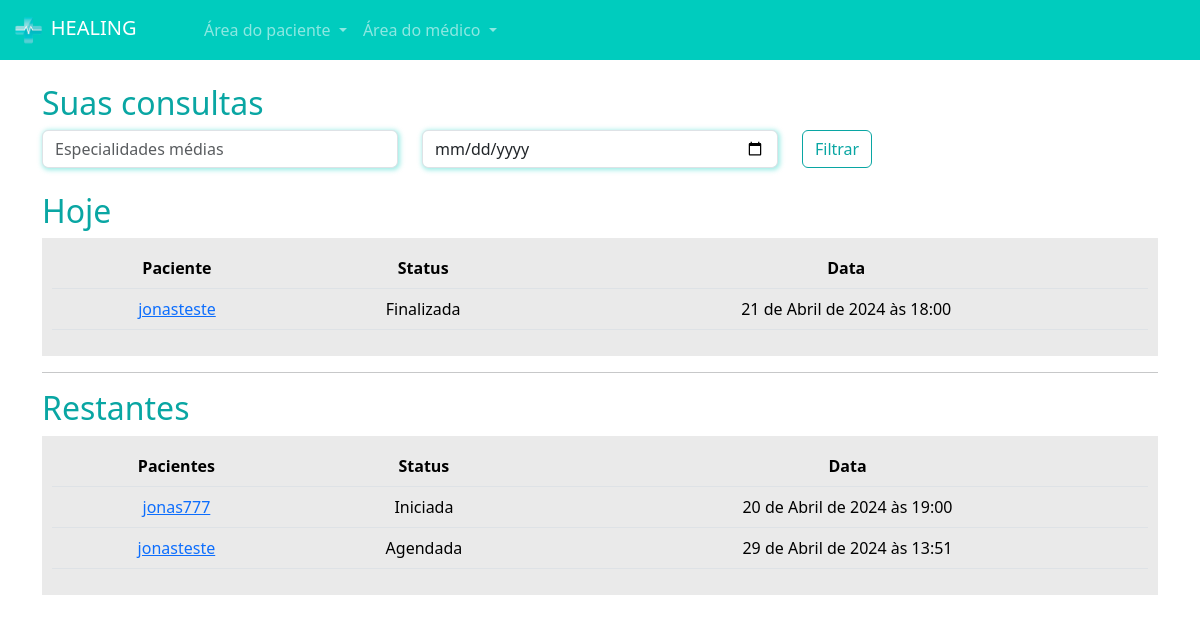
Screenshot of /medico/consultas_medico/ (signed in) with the database file from the repository.
### paciente/models.py (models this page shows, shortened)
class Consulta(models.Model):
    status_choices = (
        ('A', 'Agendada'),
        ('F', 'Finalizada'),
        ('C', 'Cancelada'),
        ('I', 'Iniciada'),
    )
    paciente = models.ForeignKey(User, on_delete=models.DO_NOTHING)
    data_aberta = models.ForeignKey(DatasAbertas, on_delete=models.DO_NOTHING)
    status = models.CharField(max_length=1, choices=status_choices, default='A')
    link = models.URLField(null=True, blank=True)

### medico/models.py (models this page shows, shortened)
class DatasAbertas(models.Model):
    data = models.DateTimeField()
    user = models.ForeignKey(User, on_delete=models.DO_NOTHING)   # Esse usuário é o Médico
    agendado = models.BooleanField(default=False)

### medico/views.py (the view)
# urls.py: path('consultas_medico/', views.consultas_medico, name="consultas_medico"),
def consultas_medico(request):
    if not is_medico(request.user):
        messages.add_message(request, constants.WARNING, 'Somente médicos podem acessar essa página.')
        return redirect('/usuarios/sair')
    hoje = datetime.now().date()
    consultas_hoje = Consulta.objects.filter(data_aberta__user=request.user).filter(data_aberta__data__gte=hoje).filter(data_aberta__data__lt=hoje + timedelta(days=1))
    consultas_restantes = Consulta.objects.exclude(id__in=consultas_hoje.values('id')).filter(data_aberta__user=request.user)
    return render(request, 'consultas_medico.html', {'consultas_hoje': consultas_hoje, 'consultas_restantes': consultas_restantes, 'is_medico': is_medico(request.user)})

### medico/models.py (called while the page is built)
def is_medico(user):
    return DadosMedicos.objects.filter(user=user).exists()

### medico/templates/consultas_medico.html (shortened to what this page needs)
{% extends "base.html" %}
{% load static %}
{% block 'head' %}
    <link rel="stylesheet" href="{% static 'medicos/css/abrir_horario.css' %}">
    <link rel="stylesheet" href="{% static 'usuarios/css/usuarios.css' %}">
    <link rel="stylesheet" href="{% static 'medicos/css/cadastro_medico.css' %}">
    <link rel="stylesheet" href="{% static 'pacientes/css/home.css' %}">
    <link rel="stylesheet" href="https://cdn.jsdelivr.net/npm/bootstrap-icons@1.11.3/font/bootstrap-icons.min.css">
{% endblock 'head' %}
{% block 'body' %}
{% include "partials/navbar.html" %}
    <div class="container">
        <br>
        <h2><span class="color-dark">Suas consultas</span></h2>
        <div class="row">
            <div class="col-md">
                <input type="text" name="especialidades" id="" class="form-control shadow-main-color" placeholder="Especialidades médias">
            </div>
            <div class="col-md">
                <input type="date" name="data" id="" class="form-control shadow-main-color" placeholder="Data da consulta">
            </div>
            <div class="col-md">
                <input type="submit" value="Filtrar" class="btn btn-dark-color-outline">
            </div>
        </div>
        <br>
        <h2><span class="color-dark">Hoje</span></h2>
        <div class="list-minhas-consultas">
            <table class="table">
                <thead>
                  <tr>
                    <th scope="col">Paciente</th>
                    <th scope="col">Status</th>
                    <th scope="col">Data</th>
                  </tr>
                </thead>
                <tbody>
                    {% for consulta in consultas_hoje  %}
                        <tr>
                            <td><a href="{% url "consulta_area_medico" consulta.id %}">{{consulta.paciente}}</a></td>
                            <td>{{consulta.get_status_display}}</td>
                            <td>{{consulta.data_aberta.data}}</td>
                        </tr>
                    {% endfor %}
                </tbody>
              </table>
        </div>
        <hr>
        <h2><span class="color-dark">Restantes</span></h2>
        <div class="list-minhas-consultas">
            <table class="table">
                <thead>
                  <tr>
                    <th scope="col">Pacientes</th>
                    <th scope="col">Status</th>
                    <th scope="col">Data</th>
                  </tr>
                </thead>
                <tbody>
                    {% for consulta in consultas_restantes  %}
                        <tr>
                            <td><a href="{% url "consulta_area_medico" consulta.id %}">{{consulta.paciente}}</a></td>
                            <td>{{consulta.get_status_display}}</td>
                            <td>{{consulta.data_aberta.data}}</td>
                        </tr>
                    {% endfor %}
                </tbody>
              </table>
        </div>
    </div>
{% endblock 'body' %}

### templates/static/geral/css/base.css (style rules this page uses)
:root { --main-color: #00CCBE; --dark-color: #09A6A3; --contrast-color: #FFD686; }
.color-dark { color: var(--dark-color); }

### templates/static/usuarios/css/usuarios.css (style rules this page uses)
.btn-dark-color-outline { border: 1px solid var(--dark-color); color: var(--dark-color) }

### templates/static/medicos/css/cadastro_medico.css (style rules this page uses)
.shadow-main-color { box-shadow: 1px 1px 5px 1px rgba(0, 204, 190,.4); }

### templates/static/pacientes/css/home.css (style rules this page uses)
table { border-collapse: collapse !important; width: 100%; }
th, td { padding: 8px; text-align: center; background-color: #EAEAEA !important; }
th { background-color: #EAEAEA; }
.list-minhas-consultas { background-color: #EAEAEA; padding: 10px; }

### rows the page displays
Consulta: paciente "jonasteste", status "Finalizada", data_aberta.data "21 de Abril de 2024 às 18:00"
Consulta: paciente "jonas777", status "Iniciada", data_aberta.data "20 de Abril de 2024 às 19:00"
Consulta: paciente "jonasteste", status "Agendada", data_aberta.data "29 de Abril de 2024 às 13:51"
